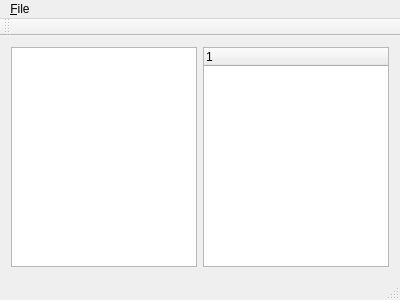
<?xml version="1.0" encoding="UTF-8"?>
<ui version="4.0">
 <class>MainWindow</class>
 <widget class="QMainWindow" name="MainWindow">
  <property name="geometry">
   <rect>
    <x>0</x>
    <y>0</y>
    <width>400</width>
    <height>300</height>
   </rect>
  </property>
  <property name="windowTitle">
   <string>Deeper</string>
  </property>
  <widget class="QWidget" name="centralWidget">
   <layout class="QHBoxLayout" name="horizontalLayout">
    <item>
     <widget class="CategoriesTreeWidget" name="categoriesTreeWidget">
      <property name="palette">
       <palette>
        <active>
         <colorrole role="Highlight">
          <brush brushstyle="SolidPattern">
           <color alpha="255">
            <red>255</red>
            <green>225</green>
            <blue>0</blue>
           </color>
          </brush>
         </colorrole>
        </active>
        <inactive>
         <colorrole role="Highlight">
          <brush brushstyle="SolidPattern">
           <color alpha="255">
            <red>255</red>
            <green>225</green>
            <blue>0</blue>
           </color>
          </brush>
         </colorrole>
        </inactive>
        <disabled>
         <colorrole role="Highlight">
          <brush brushstyle="SolidPattern">
           <color alpha="255">
            <red>220</red>
            <green>220</green>
            <blue>220</blue>
           </color>
          </brush>
         </colorrole>
        </disabled>
       </palette>
      </property>
      <property name="dragEnabled">
       <bool>true</bool>
      </property>
      <property name="dragDropMode">
       <enum>QAbstractItemView::DragDrop</enum>
      </property>
      <property name="indentation">
       <number>30</number>
      </property>
      <property name="rootIsDecorated">
       <bool>true</bool>
      </property>
      <property name="uniformRowHeights">
       <bool>true</bool>
      </property>
      <attribute name="headerVisible">
       <bool>false</bool>
      </attribute>
      <column>
       <property name="text">
        <string notr="true">1</string>
       </property>
      </column>
     </widget>
    </item>
    <item>
     <widget class="QTreeWidget" name="treeWidget">
      <column>
       <property name="text">
        <string notr="true">1</string>
       </property>
      </column>
     </widget>
    </item>
   </layout>
  </widget>
  <widget class="QMenuBar" name="menuBar">
   <property name="geometry">
    <rect>
     <x>0</x>
     <y>0</y>
     <width>400</width>
     <height>22</height>
    </rect>
   </property>
   <widget class="QMenu" name="menu_File">
    <property name="title">
     <string>&amp;File</string>
    </property>
   </widget>
   <addaction name="menu_File"/>
  </widget>
  <widget class="QToolBar" name="mainToolBar">
   <attribute name="toolBarArea">
    <enum>TopToolBarArea</enum>
   </attribute>
   <attribute name="toolBarBreak">
    <bool>false</bool>
   </attribute>
  </widget>
  <widget class="QStatusBar" name="statusBar"/>
 </widget>
 <layoutdefault spacing="6" margin="11"/>
 <customwidgets>
  <customwidget>
   <class>CategoriesTreeWidget</class>
   <extends>QTreeWidget</extends>
   <header>CategoriesTreeWidget.hpp</header>
  </customwidget>
 </customwidgets>
 <resources/>
 <connections/>
</ui>
